Frame 1 (no input): blank canvas, image omitted
Frame 60 (the mouse pressed at the canvas centre just before this capture): blank canvas, image omitted
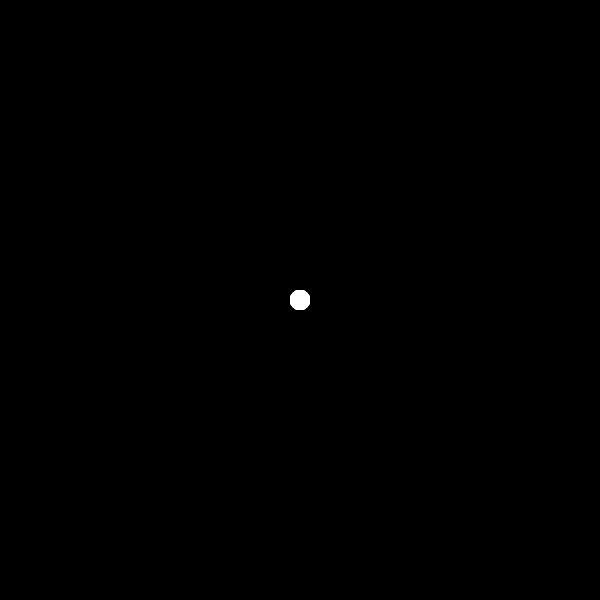
Frame 120 (the mouse held since frame 60 and released just before this capture)

The Processing sketch whose frames 1 and 60 were blank and that drew this single picture after the mouse press (run headless with seeded random() and noise(); from frame 60 on, the mouse is pressed at the canvas centre):

// Processing sketch: addingRemoving
// ── addingRemoving.pde
float posX []= {-10};
float posY []= {-10};
color value;

void setup(){
 size(600,600);
 smooth();
 noStroke();
  
 value = color(0,0,0);
}

void draw() {
 background(value);
 fill(255);
 
 for (int i = 0; i < posX.length; i++){
  ellipse(posX[i], posY[i], 20, 20); 
 }
 
 if(mousePressed) {
   posX = append(posX, mouseX);
   posY = append(posY, mouseY);
   value = color(0,0,0);
 }
 
 if(keyPressed) {
   if (key == ' ') {
     for(int i = 0; i < posX.length; i++) {
       posX = shorten(posX);
       posY = shorten(posY);
       value = color(255,0,0);
     } 
   }
 }
 
 println(posX.length);
 
}
